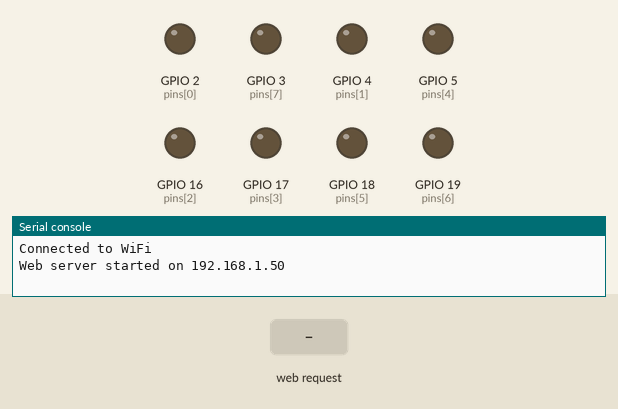
The program below on a simulated ESP32 board running MicroPython. Shown: output pins drawn as LEDs (lit = HIGH), the last lines printed to the serial console. Inputs (shaded band) come from the test bench. WiFi joins after 1.5 s.

Above: at 2.7 s.
2.8 s: HTTP request GET /allpin/on received
At 3.5 s:
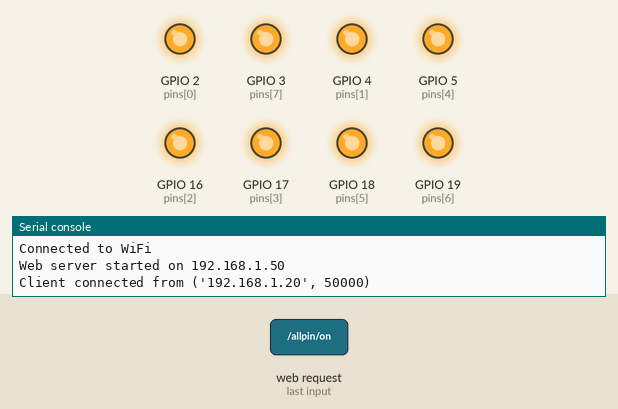
4.3 s: HTTP request GET /allpin/off received
At 4.6 s:
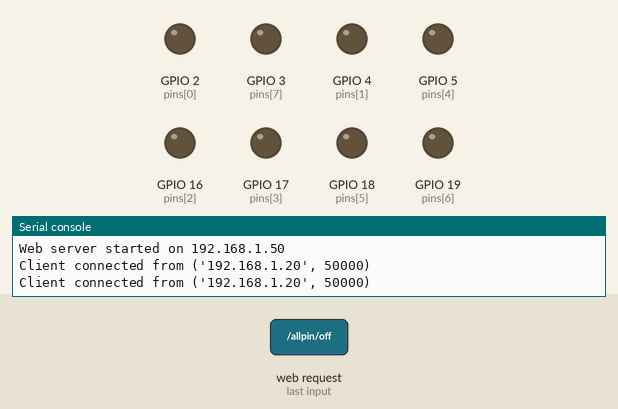
Timing chart, 0 to 7.3 s (numbered marks = the images above; inputs shaded):
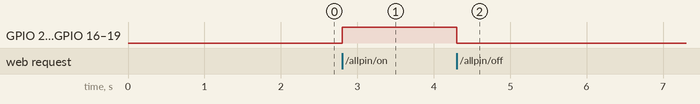

Measured:
- after the input at 2.8 s, GPIO 2 (pins[0]), GPIO 3 (pins[7]), GPIO 4 (pins[1]), GPIO 5 (pins[4]), GPIO 16 (pins[2]), GPIO 17 (pins[3]), GPIO 18 (pins[5]), GPIO 19 (pins[6]): LOW → HIGH at once
- after the input at 4.3 s, GPIO 2 (pins[0]), GPIO 3 (pins[7]), GPIO 4 (pins[1]), GPIO 5 (pins[4]), GPIO 16 (pins[2]), GPIO 17 (pins[3]), GPIO 18 (pins[5]), GPIO 19 (pins[6]): HIGH → LOW at once

The program:

start_web_server.py
```python
from webServer import WebServer


WIFI_SSID = ""
WIFI_PASSWORD = ""

pin_numbers = [2, 4, 16, 17, 5, 18, 19, 3]

web_server = WebServer(
    WIFI_SSID, WIFI_PASSWORD, pin_numbers
)  # Create an object of the WebServer class

try:
    web_server.start_server()  # Running a web server

except KeyboardInterrupt as err:
    pass
```

webServer.py
```python
from wifi_connector import WifiConnector
import machine
import socket
from html_generator import HtmlGenerator
import network
from pin_handler import PinHandler

class WebServer:
    def __init__(self, WIFI_SSID, WIFI_PASSWORD, pin_numbers):
        self.WIFI_SSID = WIFI_SSID
        self.WIFI_PASSWORD = WIFI_PASSWORD
        self.pin_numbers = pin_numbers
        self.pins = [machine.Pin(pin, machine.Pin.OUT) for pin in pin_numbers]
        self.htmlGenerator = HtmlGenerator(pin_numbers)
        self.html = self.htmlGenerator.create_html()
        self.wifi_connector = WifiConnector(WIFI_SSID, WIFI_PASSWORD)
        self.pin_handler = PinHandler(self.pins, self.pin_numbers)

    def start_server(self):
        self.wifi_connector.connect()

        addr = network.WLAN().ifconfig()[0]
        print("Web server started on", addr)

        s = socket.socket(socket.AF_INET, socket.SOCK_STREAM)
        s.bind((addr, 80))
        s.listen(5)

        while True:
            conn, addr = s.accept()
            print("Client connected from", addr)

            request = conn.recv(1024)
            request = str(request)

            self.pin_handler.handle_request(request)

            conn.send("HTTP/1.1 200 OK\nContent-Type: text/html\n\n")

            # Sending the body of the message at once
            conn.sendall(self.html)
            conn.close()
```

wifi_connector.py
```python
import network

class WifiConnector:
    def __init__(self, ssid, password):
        self.ssid = ssid
        self.password = password
        self.wlan = network.WLAN(network.STA_IF)

    def connect(self):
        self.wlan.active(True)
        self.wlan.connect(self.ssid, self.password)
        while not self.wlan.isconnected():
            pass
        print("Connected to WiFi")
```

html_generator.py
```python
class HtmlGenerator:
    def __init__(self, pins: list):
        self.html_start = """<!DOCTYPE html>
<html lang="en">

<head>
    <meta charset="UTF-8" />
    <meta name="viewport" content="width=device-width, initial-scale=1.0" />
    <title>ESP32 Web Server</title>
    <link href="https://cdn.jsdelivr.net/npm/bootstrap@5.3.2/dist/css/bootstrap.min.css" rel="stylesheet"
        integrity="sha384-T3c6CoIi6uLrA9TneNEoa7RxnatzjcDSCmG1MXxSR1GAsXEV/Dwwykc2MPK8M2HN" crossorigin="anonymous" />
</head>

<body data-bs-theme="dark" class="text-center">
    <nav class="navbar bg-body-tertiary">
        <div class="container-fluid">
            <a class="navbar-brand" href="#">ESP32 Web Server</a>
        </div>
    </nav>
    <br />
        """
        self.html_end = """
            <button class="btn btn-primary" onclick="window.location.href='/allpin/on'">
                All Pins On
            </button>
            <button class="btn btn-danger" onclick="window.location.href='/allpin/off'">
                All Pins Off
            </button>
            <hr />
        <script src="https://cdn.jsdelivr.net/npm/bootstrap@5.3.2/dist/js/bootstrap.bundle.min.js"
        integrity="sha384-C6RzsynM9kWDrMNeT87bh95OGNyZPhcTNXj1NW7RuBCsyN/o0jlpcV8Qyq46cDfL"
        crossorigin="anonymous"></script>
</body>

</html>
        """
        self.pins = pins

    def single_button_generator(self, pin_num) -> str:
        button = f"""
            <button class="btn btn-primary" onclick="window.location.href='/pin{pin_num}/on'">
                Pin{pin_num}
            </button>
            <button class="btn btn-danger" onclick="window.location.href='/pin{pin_num}/off'">
                Pin{pin_num}
            </button>
            <hr />"""
        return button

    def button_generator(self, pins: list) -> str:
        buttons = ""
        for pin in pins:
            buttons += self.single_button_generator(pin)
        return buttons

    def create_html(self):
        return self.html_start + self.button_generator(self.pins) + self.html_end

    def print_buttons(self):
        print(self.create_html())


if __name__ == "__main__":
    htmlGenerator = HtmlGenerator([1, 3, 4, 6, 188])
    htmlGenerator.print_buttons()
```

pin_handler.py
```python
class PinHandler:
    def __init__(self, pins, pin_numbers):
        self.pins = pins
        self.pin_numbers = pin_numbers

    def handle_request(self, request):
        for i in range(len(self.pin_numbers)):
            if f"/pin{self.pin_numbers[i]}/on" in request:
                self.pins[i].on()
            elif f"/pin{self.pin_numbers[i]}/off" in request:
                self.pins[i].off()

        if "/allpin/on" in request:
            for i in range(len(self.pin_numbers)):
                self.pins[i].on()

        elif "/allpin/off" in request:
            for i in range(len(self.pin_numbers)):
                self.pins[i].off()
```
